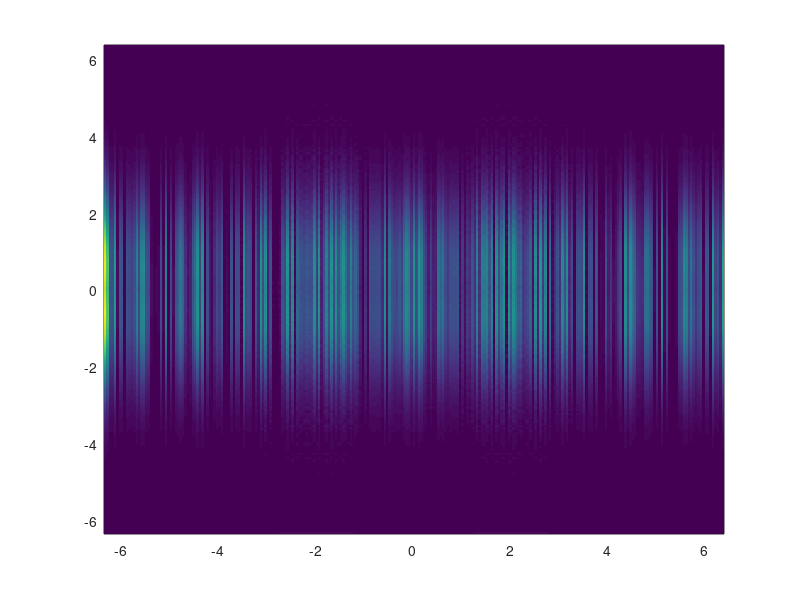

Recreate this plot in MATLAB.
N = 256;
N2 = N/2;
gamma = 1;
nu = 1;
dx = 0.05;
tmax = 20;
dt = 0.02;
nmax = round(tmax/dt);
for i=1:N,
	for j = 1:N,
		x(i) = (i-N2)*dx;
		y(i) = (i-N2)*dx;
	end;
end;
k = [0:N/2-1 -N/2:-1]*2*pi/(N*dx) ; 
k2 = k.^2;
x2 = x.*x;
y2 = y.*y;
qr_al = sqrt(sqrt(gamma*nu)/pi);
ci = 0+1i;
for J = 1:N,
	for I = 1:N,
				
		v(I,J) = (gamma*x2(I) + nu*y2(J))/2;
		tmp = (gamma*x2(I) + nu*y2(J))/2;
		cp(I,J) = qr_al * exp(-tmp) * (x(I)+ci*y(J)) * exp(2*ci*pi);
	end;
end;


p2 = abs(cp);
phase = atan(imag(cp)/real(cp));

[dtmpx,dtmpy] = gradient(phase);
dtmp = dtmpx+dtmpy;

con = sqrt(p2)*dtmp;
for i=1:N,
		divc(i,:) = divergence(con(i,:),con(:,i)');
end;

pcolor(x,y,abs(divc));
hold on;
shading("flat");
